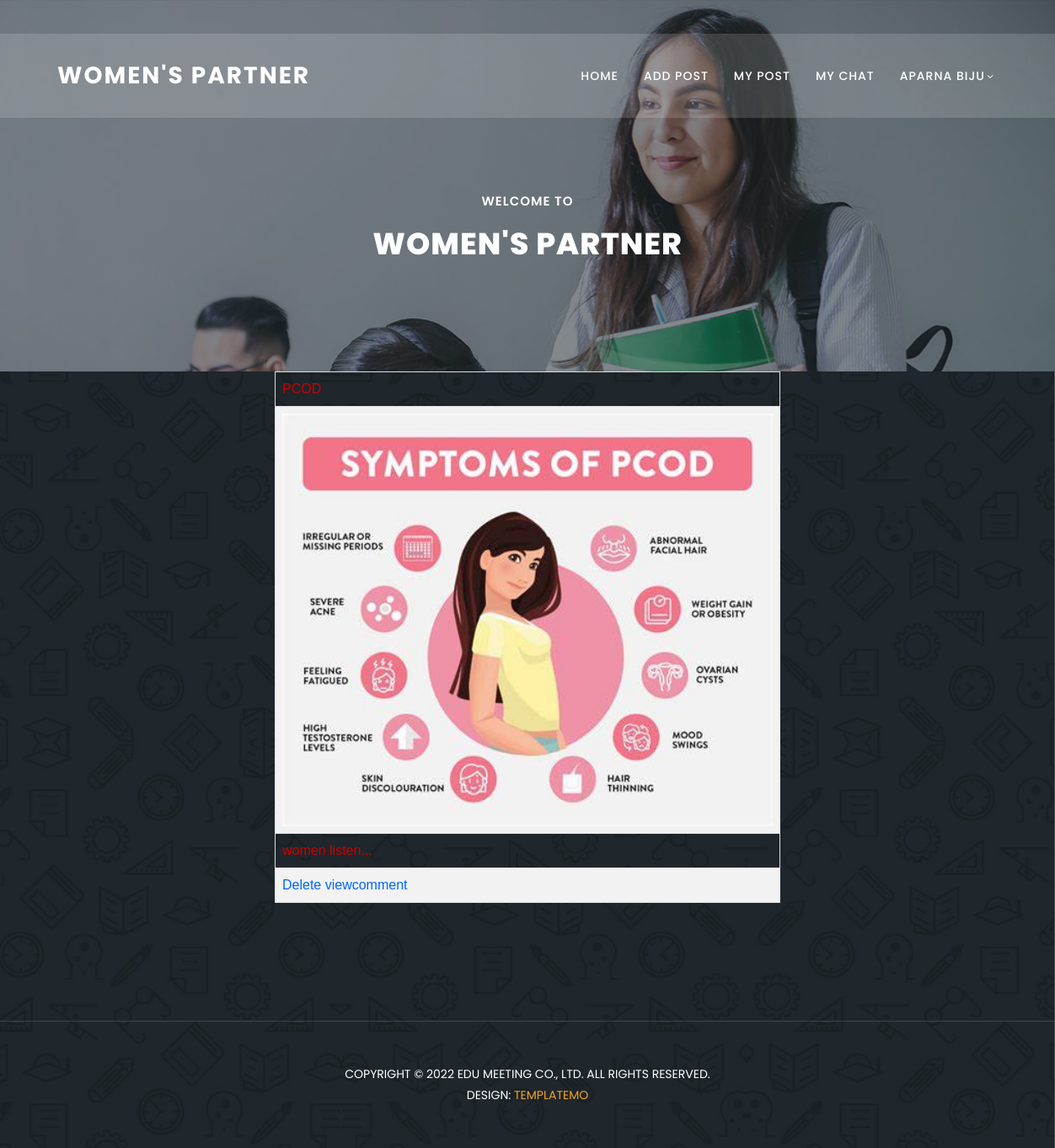
Before: /PROJECT/Doctor/Mypost.php (signed in) with the older database file.
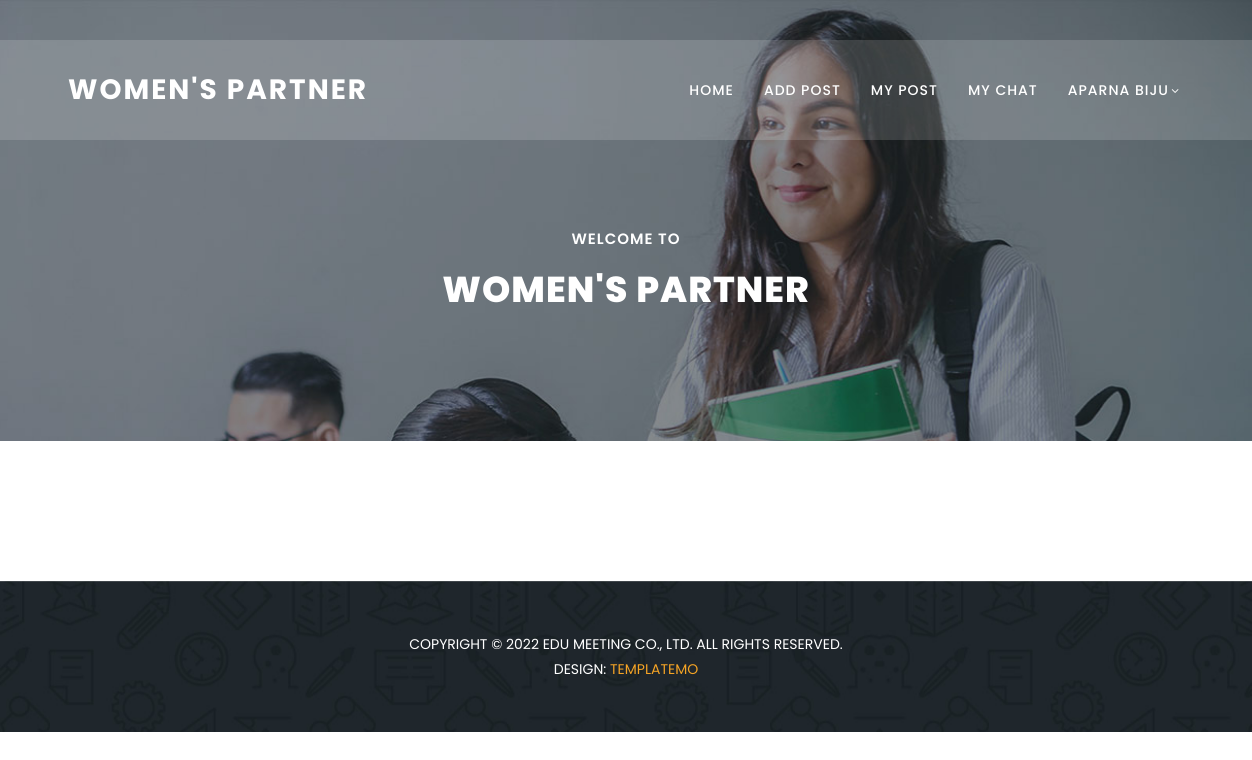
After: the same page with the newer database file.
### tables this page shows
CREATE TABLE `tbl_post` (
  `post_id` int(11) NOT NULL,
  `post_title` varchar(30) NOT NULL,
  `post_content` varchar(200) NOT NULL,
  `post_datetime` varchar(30) NOT NULL,
  `user_id` int(11) NOT NULL,
  `doctor_id` int(11) NOT NULL,
  `post_file` varchar(200) NOT NULL
);

### PROJECT/Doctor/Mypost.php (the view, shortened to what this page needs)
<!DOCTYPE html PUBLIC "-//W3C//DTD XHTML 1.0 Transitional//EN" "http://www.w3.org/TR/xhtml1/DTD/xhtml1-transitional.dtd">
<html xmlns="http://www.w3.org/1999/xhtml">
<head>
</head>
<?php
include('head.php');
?>
<body>
  <div id="tab">
<?php
$display="select * from tbl_post where doctor_id='".$_SESSION['did']."'";
  $res=$conn->query($display);
  if($res->num_rows>0)
  {
 	  while($data=$res->fetch_assoc())
	  {
		  ?>
          <table width="600" border="1" align="center">
 <tr>
    <td width="368"><?php echo $data['post_title']?></td>
  </tr>
  <tr>
    <td><img width="200px" src="../Assets/Images/<?php echo $data['post_file']?>" /></td>
  </tr>
  <tr>
    <td><?php echo $data['post_content']?></td>
  </tr>
  <tr>
    <td><a href="Mypost.php?did=<?php echo $data['post_id'] ?>">Delete</a>
    <a href="viewcomment.php?vid=<?php echo $data['post_id'] ?>">viewcomment</a></td>
</tr>
</table>
<?php
	  }
  }
  ?>
  </div>
</body>
<?php
include('footer.php');
?>
</html>

Changed rows visible on the page:
removed tbl_post: post_title "PCOD", post_file (picture), post_content "women listen..."
